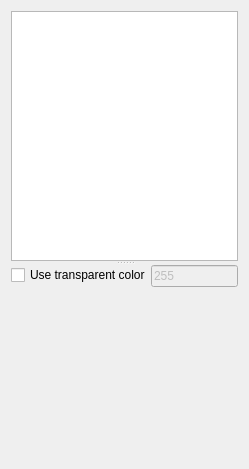
<?xml version="1.0" encoding="UTF-8"?>
<ui version="4.0">
 <class>PaletteView</class>
 <widget class="QWidget" name="PaletteView">
  <property name="geometry">
   <rect>
    <x>0</x>
    <y>0</y>
    <width>249</width>
    <height>469</height>
   </rect>
  </property>
  <property name="windowTitle">
   <string>Form</string>
  </property>
  <layout class="QVBoxLayout" name="verticalLayout_2">
   <item>
    <widget class="QSplitter" name="splitter">
     <property name="orientation">
      <enum>Qt::Vertical</enum>
     </property>
     <widget class="QListView" name="paletteList">
      <property name="enabled">
       <bool>true</bool>
      </property>
     </widget>
     <widget class="QWidget" name="verticalLayoutWidget">
      <layout class="QVBoxLayout" name="verticalLayout">
       <item>
        <widget class="QWidget" name="widget" native="true">
         <property name="sizePolicy">
          <sizepolicy hsizetype="Preferred" vsizetype="Maximum">
           <horstretch>0</horstretch>
           <verstretch>0</verstretch>
          </sizepolicy>
         </property>
         <property name="minimumSize">
          <size>
           <width>0</width>
           <height>0</height>
          </size>
         </property>
         <property name="maximumSize">
          <size>
           <width>16777215</width>
           <height>30</height>
          </size>
         </property>
         <layout class="QVBoxLayout" name="verticalLayout_3">
          <property name="spacing">
           <number>0</number>
          </property>
          <property name="leftMargin">
           <number>0</number>
          </property>
          <property name="topMargin">
           <number>0</number>
          </property>
          <property name="rightMargin">
           <number>0</number>
          </property>
          <property name="bottomMargin">
           <number>0</number>
          </property>
          <item>
           <layout class="QFormLayout" name="formLayout_2">
            <property name="horizontalSpacing">
             <number>0</number>
            </property>
            <property name="verticalSpacing">
             <number>0</number>
            </property>
            <item row="0" column="1">
             <widget class="QLineEdit" name="transparentEditor">
              <property name="enabled">
               <bool>false</bool>
              </property>
              <property name="text">
               <string>255</string>
              </property>
             </widget>
            </item>
            <item row="0" column="0">
             <widget class="QCheckBox" name="useTransparentCheckbox">
              <property name="text">
               <string>Use transparent color</string>
              </property>
             </widget>
            </item>
           </layout>
          </item>
         </layout>
        </widget>
       </item>
       <item>
        <widget class="PaletteGrid" name="paletteGrid" native="true">
         <property name="minimumSize">
          <size>
           <width>0</width>
           <height>120</height>
          </size>
         </property>
         <property name="autoFillBackground">
          <bool>false</bool>
         </property>
        </widget>
       </item>
      </layout>
     </widget>
    </widget>
   </item>
  </layout>
 </widget>
 <customwidgets>
  <customwidget>
   <class>PaletteGrid</class>
   <extends>QWidget</extends>
   <header>palettegrid.h</header>
   <container>1</container>
  </customwidget>
 </customwidgets>
 <resources/>
 <connections/>
</ui>
